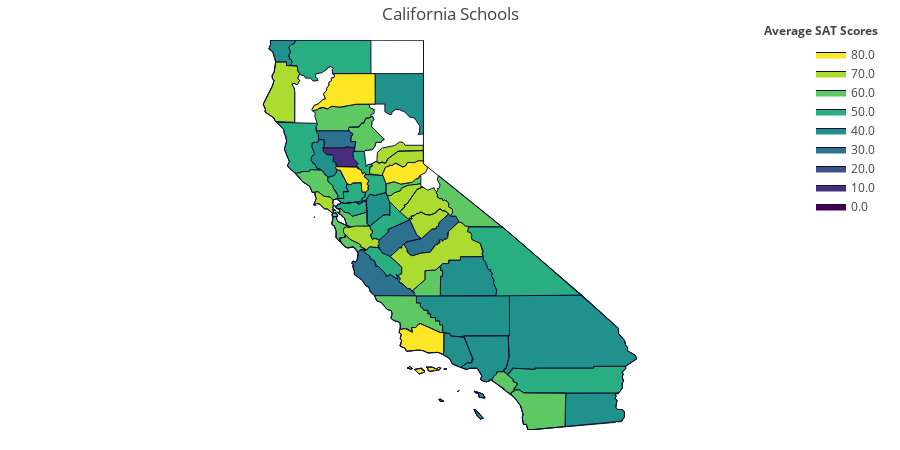

Here is the notebook cell this chart was saved with:
### Code cell
import plotly.figure_factory as ff
import warnings
warnings.filterwarnings("ignore", category=DeprecationWarning)

fips = df_best_counties['fips'].to_list()

values = df_best_counties['abv_avg_both'].to_list()


fig = ff.create_choropleth(
    title='California Schools',
    fips=fips, values=values,
     scope=['CA'],
     county_outline={'color': 'rgb(15, 15, 55)', 'width': 1},
     state_outline={'color': 'rgb(15, 15, 55)', 'width': 1},
     round_legend_values=False,
     legend_title='Average SAT Scores',
     )

fig.update_layout(
    autosize=True,
    legend_x = 1,
    annotations = {'x': -0.12, 'xanchor': 'right'}
)

fig.layout.template = None
fig.show()

# Source: https://plotly.com/python/county-choropleth/

### Figure 1 — Plotly figure (JSON) as saved in the notebook; plotly's stock layout.template omitted (floating-point values rounded to 4 significant figures; data arrays with more than 128 entries replaced by an {"elided": "..."} marker saying what was removed)
{"data": [{"fill": "toself", "fillcolor": "rgb(68, 1, 84)", "hoverinfo": "none", "line": {"color": "rgb(15, 15, 55)", "width": 1}, "mode": "lines", "name": "0.0", "type": "scatter", "x": [-118.8, -118.8, -118.8, -117.8, -115.6, -118.0, -118.0, -118.1, -118.1, -118.1, -118.1, -118.2, -118.1, -118.2, -118.2, -118.2, -118.3, -118.3, -118.4, -118.3, -118.4, -118.4, -118.4, -118.4, -118.7, -118.7, -118.7, -118.7, -118.8, -118.8, null], "y": [37.39, 37.44, 37.46, 37.46, 35.81, 35.79, 35.93, 36.09, 36.17, 36.28, 36.35, 36.39, 36.42, 36.43, 36.48, 36.52, 36.56, 36.6, 36.69, 36.72, 36.83, 36.84, 36.89, 37.06, 37.14, 37.23, 37.26, 37.33, 37.33, 37.39, null]}, {"fill": "toself", "fillcolor": "rgb(71, 45, 123)", "hoverinfo": "none", "line": {"color": "rgb(15, 15, 55)", "width": 1}, "mode": "lines", "name": "10.0", "type": "scatter", "x": [-122.8, -122.1, -122.1, -121.9, -121.9, -121.9, -121.9, -121.8, -121.8, -121.8, -122.3, -122.4, -122.4, -122.5, -122.5, -122.5, -122.7, -122.8, -122.8, -122.7, -122.8, null], "y": [39.38, 39.39, 39.41, 39.38, 39.25, 39.15, 39.14, 38.99, 38.97, 38.92, 38.92, 38.96, 39.02, 39.05, 39.17, 39.21, 39.22, 39.29, 39.32, 39.37, 39.38, null]}, {"fill": "toself", "fillcolor": "rgb(59, 82, 139)", "hoverinfo": "none", "line": {"color": "rgb(15, 15, 55)", "width": 1}, "mode": "lines", "name": "20.0", "type": "scatter", "x": [-123.0, -123.0, -123.0, -123.0, -123.0, null, -122.3, -122.3, -122.3, -122.3, null, -122.4, -122.4, -122.4, -122.4, -122.4, null, -122.4, -122.4, -122.4, -122.4, null, -122.5, -122.4, -122.4, -122.5, -122.5, null, -120.2, -117.6, -117.6, -118.9, -118.9, -119.2, -119.3, -119.5, -119.5, -119.6, -119.6, -119.7, -119.7, -119.8, -119.8, -119.9, -119.9, -120.0, -120.0, -120.1, -120.1, -120.2, -120.2, null, -120.5, -120.5, -120.1, -119.8, -119.7, -119.7, -119.6, -119.6, -119.3, -119.2, -119.1, -119.0, -119.0, -119.3, -119.3, -119.4, -119.4, -119.5, -119.5, -119.6, -119.6, -119.5, -119.6, -119.6, -119.6, -119.7, -119.7, -119.8, -120.1, -120.3, -120.4, -120.5, -120.5, -120.5, null], "y": [37.7, 37.7, 37.7, 37.69, 37.7, null, 37.79, 37.78, 37.78, 37.79, null, 37.83, 37.82, 37.81, 37.81, 37.83, null, 37.86, 37.86, 37.86, 37.86, null, 37.78, 37.81, 37.72, 37.71, 37.78, null, 35.79, 35.8, 34.82, 34.82, 34.79, 34.81, 34.88, 34.9, 35.08, 35.09, 35.18, 35.17, 35.26, 35.26, 35.35, 35.35, 35.44, 35.44, 35.47, 35.53, 35.61, 35.61, 35.79, null, 37.03, 37.1, 37.18, 37.42, 37.42, 37.46, 37.49, 37.56, 37.78, 37.72, 37.73, 37.63, 37.59, 37.34, 37.21, 37.17, 37.16, 37.11, 37.15, 37.14, 37.12, 37.1, 37.07, 37.07, 37.03, 37.04, 37.01, 36.85, 36.83, 36.76, 36.79, 36.86, 36.91, 37.03, null]}, {"fill": "toself", "fillcolor": "rgb(44, 114, 142)", "hoverinfo": "none", "line": {"color": "rgb(15, 15, 55)", "width": 1}, "mode": "lines", "name": "30.0", "type": "scatter", "x": {"elided": "282 float values"}, "y": {"elided": "282 float values"}}, {"fill": "toself", "fillcolor": "rgb(33, 145, 140)", "hoverinfo": "none", "line": {"color": "rgb(15, 15, 55)", "width": 1}, "mode": "lines", "name": "40.0", "type": "scatter", "x": {"elided": "476 float values"}, "y": {"elided": "476 float values"}}, {"fill": "toself", "fillcolor": "rgb(40, 174, 128)", "hoverinfo": "none", "line": {"color": "rgb(15, 15, 55)", "width": 1}, "mode": "lines", "name": "50.0", "type": "scatter", "x": {"elided": "365 float values"}, "y": {"elided": "365 float values"}}, {"fill": "toself", "fillcolor": "rgb(94, 201, 98)", "hoverinfo": "none", "line": {"color": "rgb(15, 15, 55)", "width": 1}, "mode": "lines", "name": "60.0", "type": "scatter", "x": {"elided": "462 float values"}, "y": {"elided": "462 float values"}}, {"fill": "toself", "fillcolor": "rgb(173, 220, 48)", "hoverinfo": "none", "line": {"color": "rgb(15, 15, 55)", "width": 1}, "mode": "lines", "name": "70.0", "type": "scatter", "x": {"elided": "276 float values"}, "y": {"elided": "276 float values"}}, {"fill": "toself", "fillcolor": "rgb(253, 231, 37)", "hoverinfo": "none", "line": {"color": "rgb(15, 15, 55)", "width": 1}, "mode": "lines", "name": "80.0", "type": "scatter", "x": {"elided": "132 float values"}, "y": {"elided": "132 float values"}}, {"hoverinfo": "text", "legendgroup": "centroids", "marker": {"color": "white", "opacity": 0}, "mode": "markers", "name": "US Counties", "selected": {"marker": {"color": "white", "opacity": 1, "size": 3}}, "showlegend": false, "text": ["County: Los Angeles<br>State: California<br>FIPS: 06037<br>Value: 30.0", "County: Los Angeles<br>State: California<br>FIPS: 06037<br>Value: 30.0", "County: Los Angeles<br>State: California<br>FIPS: 06037<br>Value: 30.0", "County: Los Angeles<br>State: California<br>FIPS: 06037<br>Value: 40.0", "County: Los Angeles<br>State: California<br>FIPS: 06037<br>Value: 40.0", "County: Los Angeles<br>State: California<br>FIPS: 06037<br>Value: 40.0", "County: Del Norte<br>State: California<br>FIPS: 06015<br>Value: 40.0", "County: Del Norte<br>State: California<br>FIPS: 06015<br>Value: 40.0", "County: Ventura<br>State: California<br>FIPS: 06111<br>Value: 40.0", "County: Ventura<br>State: California<br>FIPS: 06111<br>Value: 40.0", "County: Ventura<br>State: California<br>FIPS: 06111<br>Value: 40.0", "County: San Francisco<br>State: California<br>FIPS: 06075<br>Value: 20.0", "County: San Francisco<br>State: California<br>FIPS: 06075<br>Value: 20.0", "County: San Francisco<br>State: California<br>FIPS: 06075<br>Value: 20.0", "County: San Francisco<br>State: California<br>FIPS: 06075<br>Value: 20.0", "County: San Francisco<br>State: California<br>FIPS: 06075<br>Value: 20.0", "County: San Francisco<br>State: California<br>FIPS: 06075<br>Value: 60.0", "County: San Francisco<br>State: California<br>FIPS: 06075<br>Value: 60.0", "County: San Francisco<br>State: California<br>FIPS: 06075<br>Value: 60.0", "County: San Francisco<br>State: California<br>FIPS: 06075<br>Value: 60.0", "County: San Francisco<br>State: California<br>FIPS: 06075<br>Value: 60.0", "County: Marin<br>State: California<br>FIPS: 06041<br>Value: 70.0", "County: Marin<br>State: California<br>FIPS: 06041<br>Value: 70.0", "County: Santa Barbara<br>State: California<br>FIPS: 06083<br>Value: 60.0", "County: Santa Barbara<br>State: California<br>FIPS: 06083<br>Value: 60.0", "County: Santa Barbara<br>State: California<br>FIPS: 06083<br>Value: 60.0", "County: Santa Barbara<br>State: California<br>FIPS: 06083<br>Value: 60.0", "County: Santa Barbara<br>State: California<br>FIPS: 06083<br>Value: 60.0", "County: Santa Barbara<br>State: California<br>FIPS: 06083<br>Value: 80.0", "County: Santa Barbara<br>State: California<br>FIPS: 06083<br>Value: 80.0", "County: Santa Barbara<br>State: California<br>FIPS: 06083<br>Value: 80.0", "County: Santa Barbara<br>State: California<br>FIPS: 06083<br>Value: 80.0", "County: Santa Barbara<br>State: California<br>FIPS: 06083<br>Value: 80.0", "County: Shasta<br>State: California<br>FIPS: 06089<br>Value: 80.0", "County: Shasta<br>State: California<br>FIPS: 06089<br>Value: 60.0", "County: Yolo<br>State: California<br>FIPS: 06113<br>Value: 80.0", "County: Yolo<br>State: California<br>FIPS: 06113<br>Value: 60.0", "County: El Dorado<br>State: California<br>FIPS: 06017<br>Value: 80.0", "County: Nevada<br>State: California<br>FIPS: 06057<br>Value: 70.0", "County: Fresno<br>State: California<br>FIPS: 06019<br>Value: 70.0", "County: Fresno<br>State: California<br>FIPS: 06019<br>Value: 40.0", "County: Mariposa<br>State: California<br>FIPS: 06043<br>Value: 70.0", "County: Tuolumne<br>State: California<br>FIPS: 06109<br>Value: 70.0", "County: Placer<br>State: California<br>FIPS: 06061<br>Value: 70.0", "County: Placer<br>State: California<br>FIPS: 06061<br>Value: 60.0", "County: Santa Clara<br>State: California<br>FIPS: 06085<br>Value: 70.0", "County: Santa Clara<br>State: California<br>FIPS: 06085<br>Value: 40.0", "County: Humboldt<br>State: California<br>FIPS: 06023<br>Value: 70.0", "County: Humboldt<br>State: California<br>FIPS: 06023<br>Value: 60.0", "County: Calaveras<br>State: California<br>FIPS: 06009<br>Value: 70.0", "County: San Luis Obispo<br>State: California<br>FIPS: 06079<br>Value: 60.0", "County: Alameda<br>State: California<br>FIPS: 06001<br>Value: 60.0", "County: Alameda<br>State: California<br>FIPS: 06001<br>Value: 40.0", "County: Amador<br>State: California<br>FIPS: 06005<br>Value: 60.0", "County: Butte<br>State: California<br>FIPS: 06007<br>Value: 60.0", "County: Butte<br>State: California<br>FIPS: 06007<br>Value: 50.0", "County: Tehama<br>State: California<br>FIPS: 06103<br>Value: 60.0", "County: Kings<br>State: California<br>FIPS: 06031<br>Value: 60.0", "County: Kings<br>State: California<br>FIPS: 06031<br>Value: 30.0", "County: San Mateo<br>State: California<br>FIPS: 06081<br>Value: 60.0", "County: San Mateo<br>State: California<br>FIPS: 06081<br>Value: 40.0", "County: Orange<br>State: California<br>FIPS: 06059<br>Value: 60.0", "County: Orange<br>State: California<br>FIPS: 06059<br>Value: 50.0", "County: Santa Cruz<br>State: California<br>FIPS: 06087<br>Value: 60.0", "County: Santa Cruz<br>State: California<br>FIPS: 06087<br>Value: 60.0", "County: Mono<br>State: California<br>FIPS: 06051<br>Value: 60.0", "County: Sonoma<br>State: California<br>FIPS: 06097<br>Value: 60.0", "County: Sonoma<br>State: California<br>FIPS: 06097<br>Value: 30.0", "County: San Diego<br>State: California<br>FIPS: 06073<br>Value: 60.0", "County: San Diego<br>State: California<br>FIPS: 06073<br>Value: 50.0", "County: Sutter<br>State: California<br>FIPS: 06101<br>Value: 50.0", "County: Mendocino<br>State: California<br>FIPS: 06045<br>Value: 50.0", "County: Siskiyou<br>State: California<br>FIPS: 06093<br>Value: 50.0", "County: Inyo<br>State: California<br>FIPS: 06027<br>Value: 50.0", "County: Inyo<br>State: California<br>FIPS: 06027<br>Value: 0.0", "County: Contra Costa<br>State: California<br>FIPS: 06013<br>Value: 50.0", "County: Contra Costa<br>State: California<br>FIPS: 06013<br>Value: 50.0", "County: Solano<br>State: California<br>FIPS: 06095<br>Value: 50.0", "County: Solano<br>State: California<br>FIPS: 06095<br>Value: 40.0", "County: Stanislaus<br>State: California<br>FIPS: 06099<br>Value: 50.0", "County: Stanislaus<br>State: California<br>FIPS: 06099<br>Value: 40.0", "County: San Benito<br>State: California<br>FIPS: 06069<br>Value: 50.0", "County: Napa<br>State: California<br>FIPS: 06055<br>Value: 50.0", "County: Sacramento<br>State: California<br>FIPS: 06067<br>Value: 50.0", "County: Sacramento<br>State: California<br>FIPS: 06067<br>Value: 40.0", "County: Riverside<br>State: California<br>FIPS: 06065<br>Value: 50.0", "County: Riverside<br>State: California<br>FIPS: 06065<br>Value: 30.0", "County: Tulare<br>State: California<br>FIPS: 06107<br>Value: 40.0", "County: Tulare<br>State: California<br>FIPS: 06107<br>Value: 30.0", "County: San Joaquin<br>State: California<br>FIPS: 06077<br>Value: 40.0", "County: San Joaquin<br>State: California<br>FIPS: 06077<br>Value: 40.0", "County: Lake<br>State: California<br>FIPS: 06033<br>Value: 40.0", "County: Lassen<br>State: California<br>FIPS: 06035<br>Value: 40.0", "County: San Bernardino<br>State: California<br>FIPS: 06071<br>Value: 40.0", "County: San Bernardino<br>State: California<br>FIPS: 06071<br>Value: 30.0", "County: Imperial<br>State: California<br>FIPS: 06025<br>Value: 40.0", "County: Kern<br>State: California<br>FIPS: 06029<br>Value: 40.0", "County: Kern<br>State: California<br>FIPS: 06029<br>Value: 20.0", "County: Monterey<br>State: California<br>FIPS: 06053<br>Value: 30.0", "County: Madera<br>State: California<br>FIPS: 06039<br>Value: 30.0", "County: Madera<br>State: California<br>FIPS: 06039<br>Value: 20.0", "County: Merced<br>State: California<br>FIPS: 06047<br>Value: 30.0", "County: Glenn<br>State: California<br>FIPS: 06021<br>Value: 30.0", "County: Colusa<br>State: California<br>FIPS: 06011<br>Value: 10.0"], "type": "scatter", "unselected": {"marker": {"opacity": 0}}, "x": [[-118.4], [-118.5], [-118.2], [-118.4], [-118.5], [-118.2], [-124.2], [-123.9], [-119.4], [-119.1], [-119.5], [-123.0], [-122.3], [-122.4], [-122.4], [-122.4], [-123.0], [-122.3], [-122.4], [-122.4], [-122.4], [-122.4], [-122.7], [-119.0], [-119.7], [-120.1], [-120.4], [-120.0], [-119.0], [-119.7], [-120.1], [-120.4], [-120.0], -122.0, -122.0, -121.9, -121.9, -120.5, -120.8, -119.6, -119.6, -119.9, -120.0, -120.7, -120.7, -121.7, -121.7, -123.9, -123.9, -120.6, -120.4, -121.9, -121.9, -120.7, -121.6, -121.6, -122.2, -119.8, -119.8, -122.3, -122.3, -117.8, -117.8, -122.0, -122.0, -118.9, -122.9, -122.9, -116.7, -116.7, -121.7, -123.4, -122.5, -117.4, -117.4, -121.9, -121.9, -121.9, -121.9, -121.0, -121.0, -121.1, -122.3, -121.3, -121.3, -116.0, -116.0, -118.8, -118.8, -121.3, -121.3, -122.8, -120.6, -116.2, -116.2, -115.4, -118.7, -118.7, -121.2, -119.8, -119.8, -120.7, -122.4, -122.2], "y": [[33.38], [32.9], [34.36], [33.38], [32.9], [34.36], [41.95], [41.74], [34.01], [34.47], [33.25], [37.7], [37.78], [37.82], [37.86], [37.76], [37.7], [37.78], [37.82], [37.86], [37.76], [37.86], [38.07], [33.48], [34.01], [33.97], [34.04], [34.72], [33.48], [34.01], [33.97], [34.04], [34.72], 40.76, 40.76, 38.69, 38.69, 38.78, 39.3, 36.76, 36.76, 37.58, 38.03, 39.06, 39.06, 37.23, 37.23, 40.7, 40.7, 38.2, 35.39, 37.65, 37.65, 38.45, 39.67, 39.67, 40.13, 36.08, 36.08, 37.42, 37.42, 33.7, 33.7, 37.06, 37.06, 37.94, 38.53, 38.53, 33.03, 33.03, 39.03, 39.44, 41.59, 36.51, 36.51, 37.92, 37.92, 38.27, 38.27, 37.56, 37.56, 36.61, 38.51, 38.45, 38.45, 33.74, 33.74, 36.22, 36.22, 37.93, 37.93, 39.1, 40.67, 34.84, 34.84, 33.04, 35.34, 35.34, 36.22, 37.22, 37.22, 37.19, 39.6, 39.18]}, {"hoverinfo": "text", "legendgroup": "States", "line": {"color": "rgb(15, 15, 55)", "width": 1}, "mode": "lines", "showlegend": false, "type": "scatter", "x": {"elided": "263 float values"}, "y": {"elided": "263 float values"}}], "layout": {"annotations": [{"showarrow": false, "text": "<b>Average SAT Scores</b>", "x": 1, "xanchor": "right", "xref": "paper", "y": 1.05, "yref": "paper"}], "autosize": true, "dragmode": "select", "height": 450, "hovermode": "closest", "legend": {"traceorder": "reversed", "x": 1, "xanchor": "right", "y": 1, "yanchor": "top"}, "margin": {"b": 20, "l": 20, "r": 20, "t": 40}, "title": {"text": "California Schools"}, "width": 900, "xaxis": {"autorange": false, "fixedrange": true, "range": [-131.1, -107.4], "showgrid": false, "showticklabels": false, "zeroline": false}, "yaxis": {"autorange": false, "fixedrange": true, "range": [32.53, 42.0], "showgrid": false, "showticklabels": false, "zeroline": false}}}
